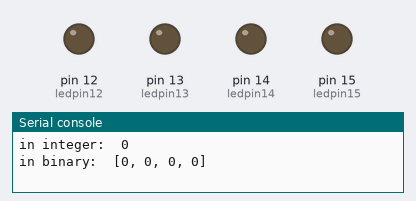
Bench run of a program on a simulated MicroPython board. Parts: output pins drawn as LEDs (lit = HIGH), the last lines printed to the serial console.

Above: at 5.2 s.
At 6.2 s:
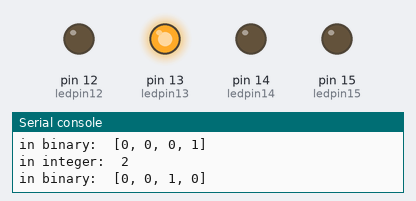
At 7.2 s:
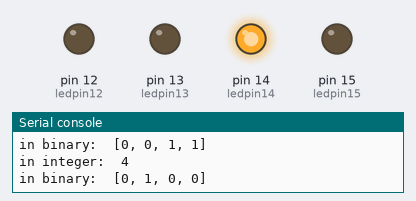
At 9.7 s:
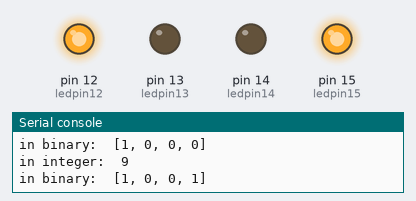
At 12.2 s:
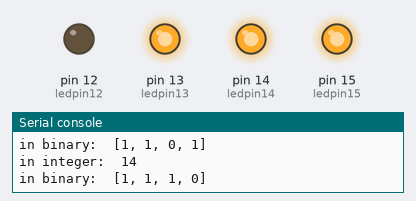
At 14.7 s:
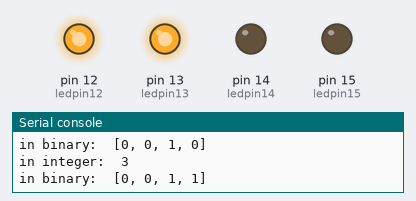
Timing chart, 0 to 15.4 s (numbered marks = the images above):
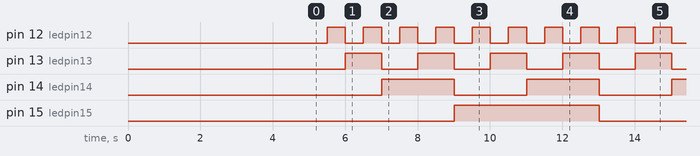

The program:

4_4xled_binary_counter.py
```python
## import module connecting to raspi
from machine import Pin
from time import sleep

## define var for connecting to specific item or pin number on raspi
ledpin12 = Pin(12, Pin.OUT)
ledpin13 = Pin(13, Pin.OUT)
ledpin14 = Pin(14, Pin.OUT)
ledpin15 = Pin(15, Pin.OUT)
ledpins = [ledpin12, ledpin13, ledpin14, ledpin15]

## led starts out at off position
for ledpin in ledpins:
    ledpin.off()
sleep(5)

## test if all circuit works
# for ledpin in ledpins:
#     ledpin.on()
#     sleep(2)

while True:

    for i in range(16):

        print("in integer: ", i)

        ## calculate binary value on integer

        rem = 0
        quo = 0
        div = i
        binary = [0, 0, 0, 0]

        for j in range(3, -1, -1):

            quo = int(div/2)
            rem = int(div%2)
            binary[j] = rem
            div = quo

        print("in binary: ", binary)

        ## binary values represent the led value

        for j in range(3, -1, -1):
            ledpins[j].value(binary[3 - j])

        sleep(0.5)
```

Measured:
- by itself, pin 12 (ledpin12): alternates HIGH for 0.50 s and LOW for 0.50 s
- by itself, pin 13 (ledpin13): alternates HIGH for 1.0 s and LOW for 1.0 s
- by itself, pin 14 (ledpin14): alternates HIGH for 2.0 s and LOW for 2.0 s
- by itself, pin 15 (ledpin15): alternates HIGH for 4.0 s and LOW for 4.0 s
